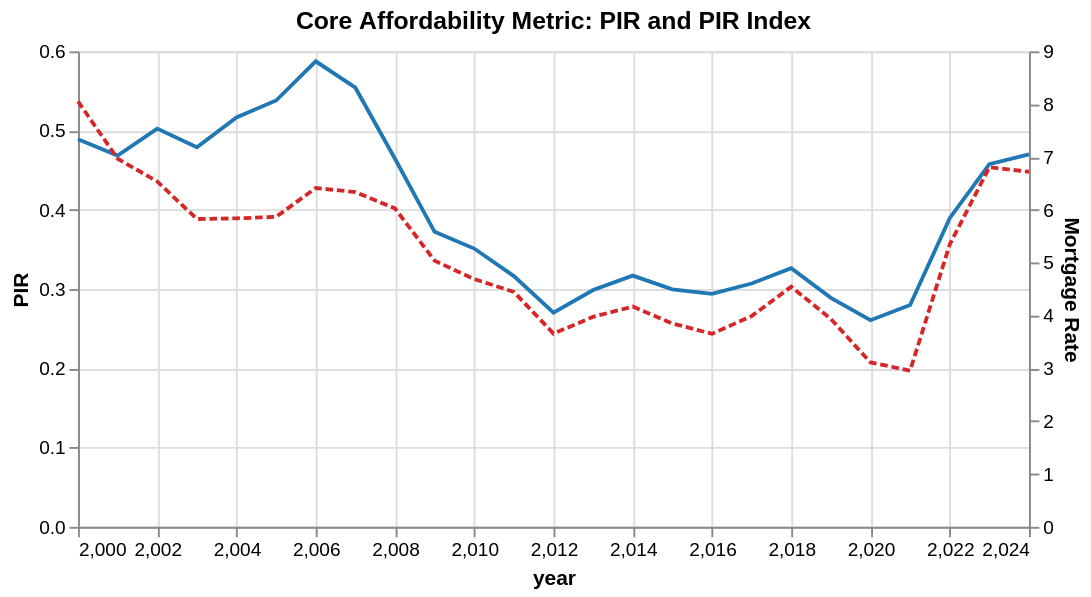

The cell this chart's notebook holds for it:
### Code cell
# Chart 2: PIR + PIR index
base=alt.Chart(merged)
left=base.mark_line(color='#1f77b4').encode(alt.X('year'),alt.Y('PIR',title='PIR'),color=alt.value('#1f77b4')).properties(width=500,height=250)
right=base.mark_line(strokeDash=[4,2],color='#d62728').encode(alt.X('year'),alt.Y('mortgage_rate',title='Mortgage Rate',axis=alt.Axis(orient='right')),color=alt.value('#d62728'))
chart2=alt.layer(left,right).resolve_scale(y='independent').properties(title='Core Affordability Metric: PIR and Mortgage Rate')
chart2.save('output/pir_main.png')
chart2

### Figure 1 — Vega-Lite specification as saved in the notebook (floating-point values rounded to 4 significant figures)
{"config": {"view": {"continuousWidth": 300, "continuousHeight": 300}}, "layer": [{"mark": {"type": "line", "color": "#1f77b4"}, "encoding": {"color": {"value": "#1f77b4"}, "x": {"field": "year", "type": "quantitative"}, "y": {"field": "PIR", "title": "PIR", "type": "quantitative"}}}, {"mark": {"type": "line", "color": "#d62728", "strokeDash": [4, 2]}, "encoding": {"color": {"value": "#d62728"}, "x": {"field": "year", "type": "quantitative"}, "y": {"axis": {"orient": "right"}, "field": "mortgage_rate", "title": "Mortgage Rate", "type": "quantitative"}}}], "data": {"name": "data-9552ec902a9437f804067baa72ef25e0"}, "height": 250, "resolve": {"scale": {"y": "independent"}}, "title": "Core Affordability Metric: PIR and PIR Index", "width": 500, "$schema": "https://vega.github.io/schema/vega-lite/v6.1.0.json", "datasets": {"data-9552ec902a9437f804067baa72ef25e0": [{"year": 2000, "home_price_index": 105.0, "mortgage_rate": 8.053, "income_median": 46330.0, "income_pc_real": null, "permits": 3423.0, "home_price_proxy": 320000.0, "loan_amount": 256000.0, "r_month": 0.006711, "mortgage_payment_monthly": 1888.0, "income_monthly": 3861.0, "PIR": 0.489, "PTI": 6.907, "PIR_index": 100.0}, {"year": 2001, "home_price_index": 113.4, "mortgage_rate": 6.968, "income_median": 46990.0, "income_pc_real": null, "permits": 3648.0, "home_price_proxy": 345900.0, "loan_amount": 276700.0, "r_month": 0.005807, "mortgage_payment_monthly": 1835.0, "income_monthly": 3916.0, "PIR": 0.4686, "PTI": 7.361, "PIR_index": 95.82}, {"year": 2002, "home_price_index": 121.6, "mortgage_rate": 6.537, "income_median": 44950.0, "income_pc_real": null, "permits": 3872.0, "home_price_proxy": 370800.0, "loan_amount": 296600.0, "r_month": 0.005448, "mortgage_payment_monthly": 1882.0, "income_monthly": 3746.0, "PIR": 0.5025, "PTI": 8.25, "PIR_index": 102.8}, {"year": 2003, "home_price_index": 131.7, "mortgage_rate": 5.827, "income_median": 47370.0, "income_pc_real": null, "permits": 4150.0, "home_price_proxy": 401600.0, "loan_amount": 321300.0, "r_month": 0.004856, "mortgage_payment_monthly": 1891.0, "income_monthly": 3947.0, "PIR": 0.479, "PTI": 8.478, "PIR_index": 97.94}, {"year": 2004, "home_price_index": 142.9, "mortgage_rate": 5.839, "income_median": 47710.0, "income_pc_real": null, "permits": 3977.0, "home_price_proxy": 435600.0, "loan_amount": 348500.0, "r_month": 0.004866, "mortgage_payment_monthly": 2054.0, "income_monthly": 3976.0, "PIR": 0.5165, "PTI": 9.131, "PIR_index": 105.6}, {"year": 2005, "home_price_index": 156.3, "mortgage_rate": 5.867, "income_median": 50270.0, "income_pc_real": null, "permits": 4381.0, "home_price_proxy": 476700.0, "loan_amount": 381300.0, "r_month": 0.004889, "mortgage_payment_monthly": 2254.0, "income_monthly": 4189.0, "PIR": 0.538, "PTI": 9.482, "PIR_index": 110.0}, {"year": 2006, "home_price_index": 166.7, "mortgage_rate": 6.413, "income_median": 52010.0, "income_pc_real": null, "permits": 3897.0, "home_price_proxy": 508100.0, "loan_amount": 406500.0, "r_month": 0.005344, "mortgage_payment_monthly": 2546.0, "income_monthly": 4334.0, "PIR": 0.5874, "PTI": 9.769, "PIR_index": 120.1}, {"year": 2007, "home_price_index": 165.0, "mortgage_rate": 6.337, "income_median": 54140.0, "income_pc_real": null, "permits": 2858.0, "home_price_proxy": 502900.0, "loan_amount": 402300.0, "r_month": 0.005281, "mortgage_payment_monthly": 2500.0, "income_monthly": 4512.0, "PIR": 0.5541, "PTI": 9.289, "PIR_index": 113.3}, {"year": 2008, "home_price_index": 148.4, "mortgage_rate": 6.027, "income_median": 56230.0, "income_pc_real": 49530.0, "permits": 1391.0, "home_price_proxy": 452500.0, "loan_amount": 362000.0, "r_month": 0.005023, "mortgage_payment_monthly": 2177.0, "income_monthly": 4686.0, "PIR": 0.4645, "PTI": 8.047, "PIR_index": 94.98}, {"year": 2009, "home_price_index": 127.4, "mortgage_rate": 5.037, "income_median": 53970.0, "income_pc_real": 46050.0, "permits": 555.6, "home_price_proxy": 388300.0, "loan_amount": 310600.0, "r_month": 0.004197, "mortgage_payment_monthly": 1675.0, "income_monthly": 4498.0, "PIR": 0.3723, "PTI": 7.194, "PIR_index": 76.13}, {"year": 2010, "home_price_index": 122.7, "mortgage_rate": 4.69, "income_median": 52970.0, "income_pc_real": 46350.0, "permits": 603.7, "home_price_proxy": 374000.0, "loan_amount": 299200.0, "r_month": 0.003908, "mortgage_payment_monthly": 1550.0, "income_monthly": 4414.0, "PIR": 0.3512, "PTI": 7.061, "PIR_index": 71.81}, {"year": 2011, "home_price_index": 114.4, "mortgage_rate": 4.448, "income_median": 53270.0, "income_pc_real": 46810.0, "permits": 688.4, "home_price_proxy": 348700.0, "loan_amount": 278900.0, "r_month": 0.003707, "mortgage_payment_monthly": 1405.0, "income_monthly": 4439.0, "PIR": 0.3164, "PTI": 6.546, "PIR_index": 64.71}, {"year": 2012, "home_price_index": 111.2, "mortgage_rate": 3.657, "income_median": 55130.0, "income_pc_real": 49230.0, "permits": 761.5, "home_price_proxy": 338900.0, "loan_amount": 271100.0, "r_month": 0.003048, "mortgage_payment_monthly": 1241.0, "income_monthly": 4594.0, "PIR": 0.2702, "PTI": 6.147, "PIR_index": 55.26}, {"year": 2013, "home_price_index": 120.6, "mortgage_rate": 3.976, "income_median": 56210.0, "income_pc_real": 49540.0, "permits": 1079.0, "home_price_proxy": 367600.0, "loan_amount": 294100.0, "r_month": 0.003313, "mortgage_payment_monthly": 1400.0, "income_monthly": 4684.0, "PIR": 0.2988, "PTI": 6.539, "PIR_index": 61.1}, {"year": 2014, "home_price_index": 127.7, "mortgage_rate": 4.169, "income_median": 57460.0, "income_pc_real": 51780.0, "permits": 1291.0, "home_price_proxy": 389500.0, "loan_amount": 311600.0, "r_month": 0.003474, "mortgage_payment_monthly": 1518.0, "income_monthly": 4788.0, "PIR": 0.317, "PTI": 6.778, "PIR_index": 64.83}, {"year": 2015, "home_price_index": 130.1, "mortgage_rate": 3.851, "income_median": 59590.0, "income_pc_real": 54630.0, "permits": 1368.0, "home_price_proxy": 396800.0, "loan_amount": 317400.0, "r_month": 0.003209, "mortgage_payment_monthly": 1488.0, "income_monthly": 4966.0, "PIR": 0.2997, "PTI": 6.659, "PIR_index": 61.28}, {"year": 2016, "home_price_index": 133.8, "mortgage_rate": 3.654, "income_median": 60980.0, "income_pc_real": 54140.0, "permits": 1553.0, "home_price_proxy": 408000.0, "loan_amount": 326400.0, "r_month": 0.003045, "mortgage_payment_monthly": 1494.0, "income_monthly": 5081.0, "PIR": 0.294, "PTI": 6.69, "PIR_index": 60.11}, {"year": 2017, "home_price_index": 138.7, "mortgage_rate": 3.99, "income_median": 63040.0, "income_pc_real": 54370.0, "permits": 1700.0, "home_price_proxy": 422900.0, "loan_amount": 338300.0, "r_month": 0.003325, "mortgage_payment_monthly": 1613.0, "income_monthly": 5254.0, "PIR": 0.307, "PTI": 6.708, "PIR_index": 62.78}, {"year": 2018, "home_price_index": 142.5, "mortgage_rate": 4.545, "income_median": 65060.0, "income_pc_real": 57080.0, "permits": 1485.0, "home_price_proxy": 434300.0, "loan_amount": 347500.0, "r_month": 0.003787, "mortgage_payment_monthly": 1770.0, "income_monthly": 5422.0, "PIR": 0.3264, "PTI": 6.676, "PIR_index": 66.75}, {"year": 2019, "home_price_index": 144.3, "mortgage_rate": 3.936, "income_median": 69210.0, "income_pc_real": 58750.0, "permits": 1478.0, "home_price_proxy": 439900.0, "loan_amount": 351900.0, "r_month": 0.00328, "mortgage_payment_monthly": 1667.0, "income_monthly": 5768.0, "PIR": 0.289, "PTI": 6.356, "PIR_index": 59.1}, {"year": 2020, "home_price_index": 148.4, "mortgage_rate": 3.112, "income_median": 71240.0, "income_pc_real": 60480.0, "permits": 1256.0, "home_price_proxy": 452500.0, "loan_amount": 362000.0, "r_month": 0.002593, "mortgage_payment_monthly": 1548.0, "income_monthly": 5937.0, "PIR": 0.2607, "PTI": 6.351, "PIR_index": 53.32}, {"year": 2021, "home_price_index": 164.8, "mortgage_rate": 2.958, "income_median": 72220.0, "income_pc_real": 62170.0, "permits": 1530.0, "home_price_proxy": 502400.0, "loan_amount": 401900.0, "r_month": 0.002465, "mortgage_payment_monthly": 1685.0, "income_monthly": 6018.0, "PIR": 0.28, "PTI": 6.957, "PIR_index": 57.26}, {"year": 2022, "home_price_index": 183.0, "mortgage_rate": 5.344, "income_median": 76740.0, "income_pc_real": 59880.0, "permits": 1434.0, "home_price_proxy": 558000.0, "loan_amount": 446400.0, "r_month": 0.004453, "mortgage_payment_monthly": 2491.0, "income_monthly": 6395.0, "PIR": 0.3895, "PTI": 7.271, "PIR_index": 79.65}, {"year": 2023, "home_price_index": 192.6, "mortgage_rate": 6.807, "income_median": 80350.0, "income_pc_real": 62790.0, "permits": 1182.0, "home_price_proxy": 587200.0, "loan_amount": 469800.0, "r_month": 0.005672, "mortgage_payment_monthly": 3065.0, "income_monthly": 6696.0, "PIR": 0.4577, "PTI": 7.309, "PIR_index": 93.6}, {"year": 2024, "home_price_index": 206.9, "mortgage_rate": 6.721, "income_median": 83330.0, "income_pc_real": null, "permits": 1443.0, "home_price_proxy": 630900.0, "loan_amount": 504700.0, "r_month": 0.005601, "mortgage_payment_monthly": 3264.0, "income_monthly": 6944.0, "PIR": 0.4701, "PTI": 7.572, "PIR_index": 96.12}]}}
